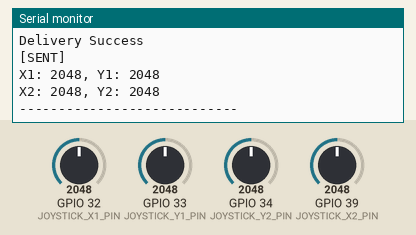
Simulated run of this sketch. Board: ESP32. On the bench: the last lines printed to the serial monitor. The test bench sets the inputs (shaded band); at power-on: GPIO 32 (JOYSTICK_X1_PIN) = 2048, GPIO 33 (JOYSTICK_Y1_PIN) = 2048, GPIO 34 (JOYSTICK_Y2_PIN) = 2048, GPIO 39 (JOYSTICK_X2_PIN) = 2048.

Above: at 1.2 s.
1.3 s: GPIO 32 (JOYSTICK_X1_PIN) set to 1930
At 1.48 s:
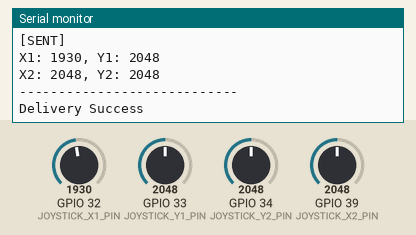
2.8 s: GPIO 33 (JOYSTICK_Y1_PIN) set to 1930
4.3 s: GPIO 34 (JOYSTICK_Y2_PIN) set to 1930
At 4.39 s:
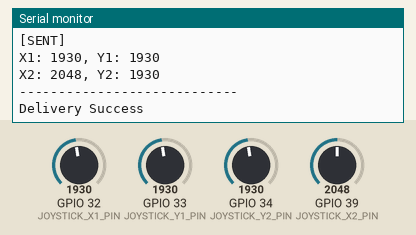
5.8 s: GPIO 39 (JOYSTICK_X2_PIN) set to 1930
At 5.84 s:
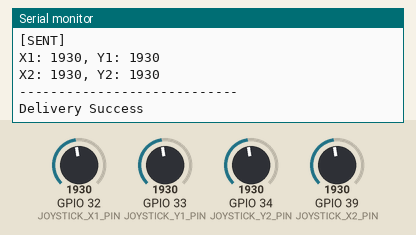
7.3 s: GPIO 32 (JOYSTICK_X1_PIN) set to 2010
8.8 s: GPIO 33 (JOYSTICK_Y1_PIN) set to 2010
Timing chart, 0 to 11.3 s (numbered marks = the images above; inputs shaded):
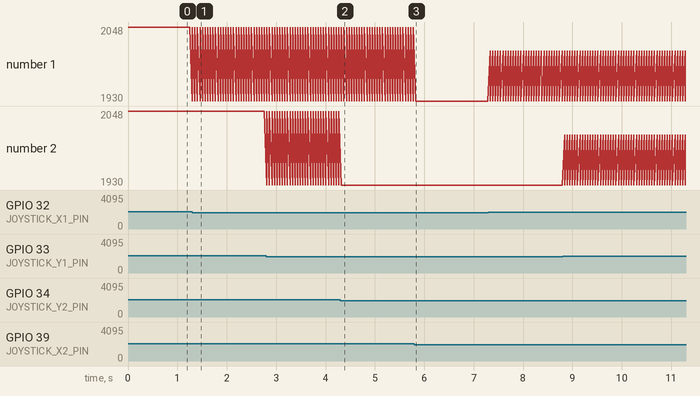

The sketch:

RoboticArm_Part1.ino
```cpp
/************************************************************************************************

 * Organization  : LognCoding | LognSteam
 * Project       : Robotic Arm Part 1 - Controller
 * Created       : 2025-12-31
 * Author        : Kyu Rae Kim

 * MCU           : ESP32
 * Module        : WROOM-32
 * Dev Board     : Lolin D32

 * Description:
 *   This firmware implements real-time control of a 3-DoF robotic arm using two joysticks.
 *   Joystick analog inputs are transmitted wirelessly via ESP-NOW to control the arm's joints.
 *   With the battery permanently connected inside the controller case, the ESP is configured
 *   to be set to deep sleep mode when there are no joystick inputs and to be woken up upon any
 *   joystick push in order to conserve power while allowing for immediate control when needed.

************************************************************************************************/


#include <WiFi.h>
#include <esp_now.h>

#define JOYSTICK_X1_PIN 32
#define JOYSTICK_Y1_PIN 33
#define JOYSTICK_X2_PIN 39
#define JOYSTICK_Y2_PIN 34
#define JOYSTICK_SW1_PIN GPIO_NUM_2
#define JOYSTICK_SW2_PIN GPIO_NUM_0

// Deep sleep mode timeout in ms (set to 3 min)
#define INACTIVE_TIMEOUT 180000

unsigned long lastInputTime = 0;

typedef struct {
  int joystick_x1;
  int joystick_y1;
  int joystick_x2;
  int joystick_y2;
} joystick_data;

joystick_data txData;

// Must check & change peer's MAC address
/*
**CODE TO CHECK YOUR ESP MAC ADDRESS**

#include <WiFi.h>

void setup() {
  Serial.begin(115200);
}

void loop() {
  Serial.print("ESP32 MAC Address: ");
  Serial.println(WiFi.macAddress());
  delay(1000);
}
 */
uint8_t peerAddress[] = { 0x80, 0xF3, 0xDA, 0x90, 0x9C, 0xDC };
esp_now_peer_info_t peerInfo;


// ----------------------------------------------------------------------------------------------


// Function to update the most recent time when there was a joystick input
void updateActiveTime(joystick_data inputData) {
  int joystickInputs[4] =
  {
    inputData.joystick_x1,
    inputData.joystick_y1,
    inputData.joystick_x2,
    inputData.joystick_y2
  };

  for (int i = 0; i < 4; i++) {
    if ((joystickInputs[i] < 1850) | (joystickInputs[i] > 1970)) {
      lastInputTime = millis();
    }
  }
}

// Function to put ESP to deep sleep mode
void goToSleep() {
  if (millis() - lastInputTime > INACTIVE_TIMEOUT) {
    Serial.println("Going to sleep.....");
    esp_deep_sleep_start();
  }
}

// Function to check whether the data was successfully sent via ESP-NOW
void OnDataSent(const uint8_t *mac_addr, esp_now_send_status_t status) {
  Serial.println(status == ESP_NOW_SEND_SUCCESS ? "Delivery Success\n" : "Delivery Failed\n");
}


// ----------------------------------------------------------------------------------------------


void setup() {
  Serial.begin(115200);

  pinMode(JOYSTICK_SW1_PIN, INPUT_PULLUP);
  pinMode(JOYSTICK_SW2_PIN, INPUT_PULLUP);

  // Wake up on either joystick push
  esp_sleep_enable_ext0_wakeup(JOYSTICK_SW1_PIN, LOW);
  esp_sleep_enable_ext1_wakeup(1ULL << JOYSTICK_SW2_PIN, ESP_EXT1_WAKEUP_ALL_LOW);

  lastInputTime = millis();

  WiFi.mode(WIFI_STA);

  if (esp_now_init() != ESP_OK) {
    Serial.println("Error initializing ESP-NOW");
    return;
  }

  esp_now_register_send_cb(esp_now_send_cb_t(OnDataSent));

  memcpy(peerInfo.peer_addr, peerAddress, 6);
  peerInfo.channel = 0;
  peerInfo.encrypt = false;

  if (esp_now_add_peer(&peerInfo) != ESP_OK){
    Serial.println("Failed to add peer");
    return;
  }
}

void loop() {
  int joystick_x1 = analogRead(JOYSTICK_X1_PIN);
  int joystick_y1 = analogRead(JOYSTICK_Y1_PIN);
  int joystick_x2 = analogRead(JOYSTICK_X2_PIN);
  int joystick_y2 = analogRead(JOYSTICK_Y2_PIN);

  txData.joystick_x1 = joystick_x1;
  txData.joystick_y1 = joystick_y1;
  txData.joystick_x2 = joystick_x2;
  txData.joystick_y2 = joystick_y2;

  esp_err_t result = esp_now_send(peerAddress, (uint8_t*) &txData, sizeof(txData));

  if (result == ESP_OK) {
    Serial.print("[SENT]\nX1: ");
    Serial.print(joystick_x1);
    Serial.print(", Y1: ");
    Serial.println(joystick_y1);
    Serial.print("X2: ");
    Serial.print(joystick_x2);
    Serial.print(", Y2: ");
    Serial.println(joystick_y2);
    Serial.println("----------------------------");
  }
  else {
    Serial.println("Error sending the data");
  }

  updateActiveTime(txData);
  goToSleep();

  delay(50);
}
```

Measured:
- after the input at 1.3 s, the serial monitor: prints a new line at once (image 1)
- after the input at 4.3 s, the serial monitor: prints a new line at once (image 2)
- after the input at 5.8 s, the serial monitor: prints a new line at once (image 3)
